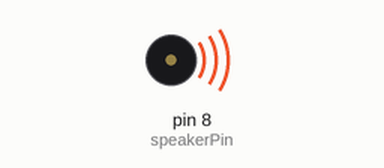
This sketch was run on a simulated Arduino Uno, built with avr-gcc and run on an emulated ATmega328P. Parts: buzzer (waves = sounding).

Above: at 0.42 s.
Timing chart, 0 to 3.0 s (numbered marks = the images above):
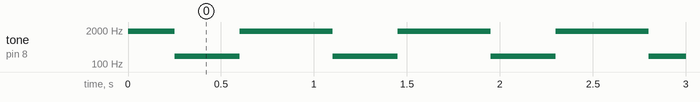

The sketch:

opdracht9.ino
```cpp
int speakerPin = 8;

void setup() {
  pinMode(speakerPin, OUTPUT);
}

//void loop() {
//tone(speakerPin, 277, 200);
//delay(250);
//tone(speakerPin, 294, 200);
//delay(250);
//tone(speakerPin, 440, 200);
//delay(250);
//tone(speakerPin, 277, 200);
//delay(500);
//}
void loop() {
  tone(speakerPin, 1800, 20000);
  delay(250);
  tone(speakerPin, 200, 20000);
  delay(350);
  tone(speakerPin, 1800, 20000);
  delay(250);
}
```

Measured:
- by itself, tone on pin 8 (speakerPin): repeats every 0.85 s: 200 Hz 0.35 s, 1800 Hz 0.50 s
